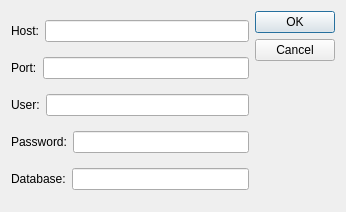
<?xml version="1.0" encoding="UTF-8"?>
<ui version="4.0">
 <class>Dialog</class>
 <widget class="QDialog" name="Dialog">
  <property name="geometry">
   <rect>
    <x>0</x>
    <y>0</y>
    <width>346</width>
    <height>212</height>
   </rect>
  </property>
  <property name="windowTitle">
   <string>Database connection settings</string>
  </property>
  <layout class="QHBoxLayout" name="horizontalLayout_7">
   <item>
    <layout class="QHBoxLayout" name="horizontalLayout_6">
     <item>
      <layout class="QVBoxLayout" name="verticalLayout">
       <item>
        <layout class="QHBoxLayout" name="horizontalLayout">
         <item>
          <widget class="QLabel" name="label">
           <property name="text">
            <string>Host:</string>
           </property>
          </widget>
         </item>
         <item>
          <widget class="QLineEdit" name="host_line"/>
         </item>
        </layout>
       </item>
       <item>
        <layout class="QHBoxLayout" name="horizontalLayout_2">
         <item>
          <widget class="QLabel" name="label_4">
           <property name="text">
            <string>Port:</string>
           </property>
          </widget>
         </item>
         <item>
          <widget class="QLineEdit" name="port_line"/>
         </item>
        </layout>
       </item>
       <item>
        <layout class="QHBoxLayout" name="horizontalLayout_4">
         <item>
          <widget class="QLabel" name="label_2">
           <property name="text">
            <string>User:</string>
           </property>
          </widget>
         </item>
         <item>
          <widget class="QLineEdit" name="user_line"/>
         </item>
        </layout>
       </item>
       <item>
        <layout class="QHBoxLayout" name="horizontalLayout_5">
         <item>
          <widget class="QLabel" name="label_3">
           <property name="text">
            <string>Password:</string>
           </property>
          </widget>
         </item>
         <item>
          <widget class="QLineEdit" name="password_line"/>
         </item>
        </layout>
       </item>
       <item>
        <layout class="QHBoxLayout" name="horizontalLayout_3">
         <item>
          <widget class="QLabel" name="label_5">
           <property name="text">
            <string>Database:</string>
           </property>
          </widget>
         </item>
         <item>
          <widget class="QLineEdit" name="db_name_line"/>
         </item>
        </layout>
       </item>
      </layout>
     </item>
     <item>
      <widget class="QDialogButtonBox" name="buttonBox">
       <property name="orientation">
        <enum>Qt::Vertical</enum>
       </property>
       <property name="standardButtons">
        <set>QDialogButtonBox::Cancel|QDialogButtonBox::Ok</set>
       </property>
      </widget>
     </item>
    </layout>
   </item>
  </layout>
 </widget>
 <tabstops>
  <tabstop>host_line</tabstop>
  <tabstop>port_line</tabstop>
 </tabstops>
 <resources/>
 <connections>
  <connection>
   <sender>buttonBox</sender>
   <signal>rejected()</signal>
   <receiver>Dialog</receiver>
   <slot>reject()</slot>
   <hints>
    <hint type="sourcelabel">
     <x>335</x>
     <y>135</y>
    </hint>
    <hint type="destinationlabel">
     <x>286</x>
     <y>142</y>
    </hint>
   </hints>
  </connection>
 </connections>
</ui>
